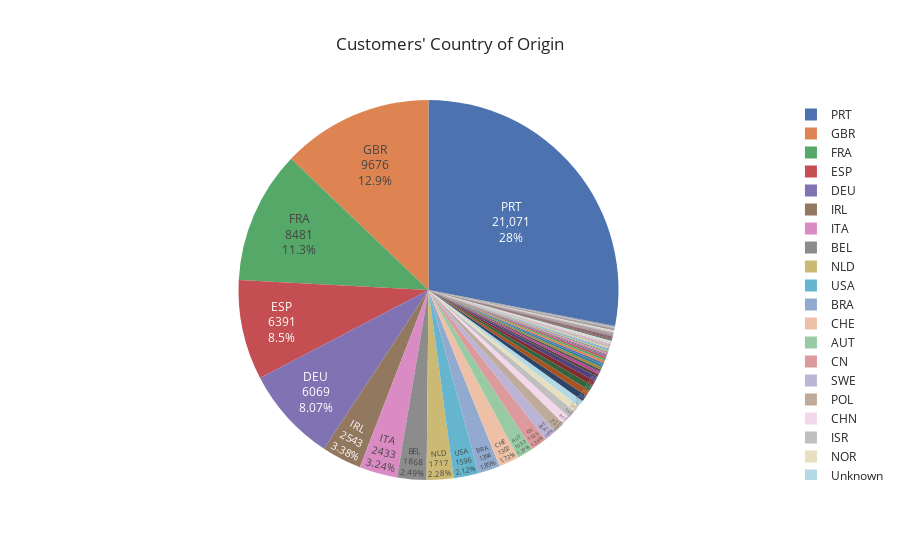

Notebook source saved alongside this figure:
### Markdown cell above
Pie chart of customers in respect of their country of origin

### Code cell
# get number of actual guests by country
country_data = pd.DataFrame(df.loc[df["IsCanceled"] == 0]["Country"].value_counts())
#country_data.index.name = "country"
country_data.rename(columns={"Country": "Number of Guests"}, inplace=True)
total_guests = country_data["Number of Guests"].sum()
country_data["Guests in %"] = round(country_data["Number of Guests"] / total_guests * 100, 2)
country_data["country"] = country_data.index
#country_data.loc[country_data["Guests in %"] < 2, "country"] = "Other"

# pie plot
fig = px.pie(country_data,
             values="Number of Guests",
             names="country",
             title="Customers' Country of Origin",
             template="seaborn")
fig.update_traces(textposition="inside", textinfo="value+percent+label")
fig.show()

### Figure 1 — Plotly figure (JSON) as saved in the notebook; plotly's stock layout.template omitted (floating-point values rounded to 4 significant figures; data arrays with more than 128 entries replaced by an {"elided": "..."} marker saying what was removed)
{"data": [{"domain": {"x": [0, 1], "y": [0, 1]}, "hovertemplate": "country=%{label}<br>Number of Guests=%{value}<extra></extra>", "labels": {"elided": "166 str values"}, "legendgroup": "", "name": "", "showlegend": true, "textinfo": "value+percent+label", "textposition": "inside", "type": "pie", "values": {"elided": "166 int values"}}], "layout": {"legend": {"tracegroupgap": 0}, "title": {"text": "Customers' Country of Origin"}}}
